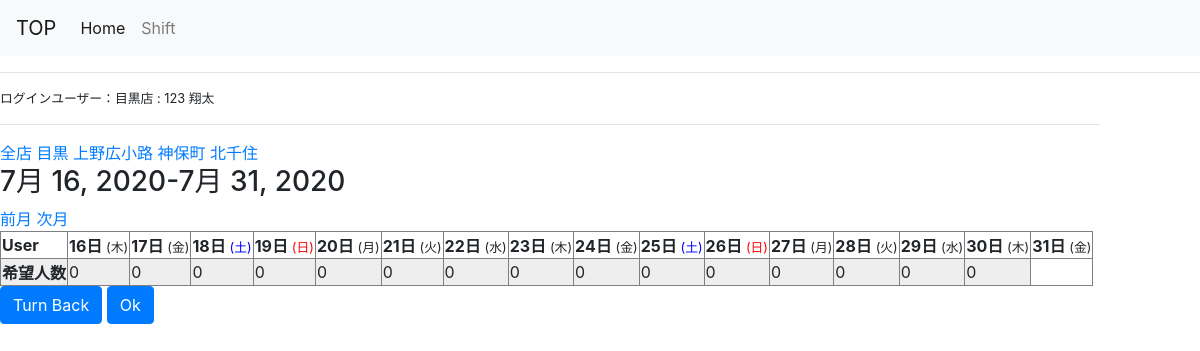
Before: /shop/1/shopshift_list/ (signed in) with the older database file.
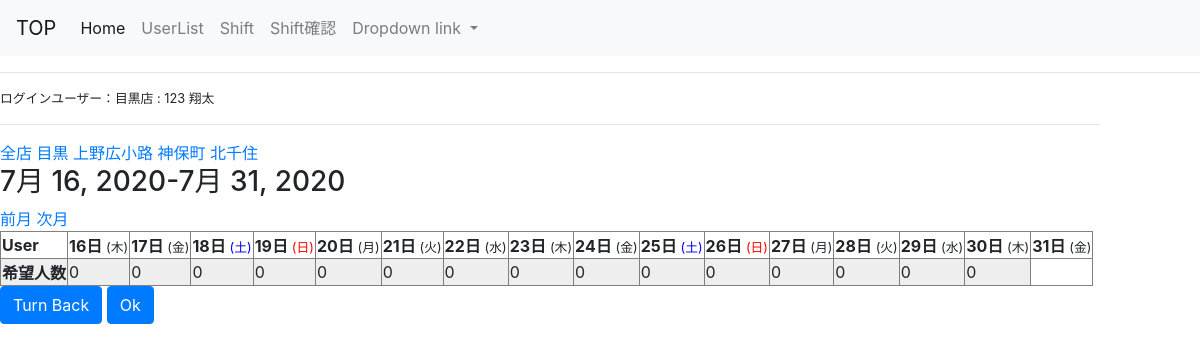
After: the same page with the newer database file.
### register/models.py (models this page shows, shortened)
class User(AbstractBaseUser, PermissionsMixin):
    email = models.EmailField(_('email address'), unique=True)
    first_name = models.CharField(_('first name'), max_length=30, blank=True)
    last_name = models.CharField(_('last name'), max_length=150, blank=True)
    is_staff = models.BooleanField(
        _('staff status'),
        default=False,
        help_text=_(
            'Designates whether the user can log into this admin site.'),
    )
    is_active = models.BooleanField(
        _('active'),
        default=True,
        help_text=_(
            'Designates whether this user should be treated as active. '
            'Unselect this instead of deleting accounts.'
        ),
    )
    date_joined = models.DateTimeField(_('date joined'), default=timezone.now)
    objects = CustomUserManager()
    EMAIL_FIELD = 'email'
    USERNAME_FIELD = 'email'
    REQUIRED_FIELDS = []
    class Meta:
        verbose_name = _('user')
        verbose_name_plural = _('users')

class Shops(models.Model):
    SHOP_CHOICES = (
    ('1', '目黒'),
    ('2', '狛江'),
    ('3', '神保町'),
    ('4', '上野広小路'),
    ('5', '北千住'),)
    shop = models.CharField("店舗", max_length=3,choices=SHOP_CHOICES, blank=True,default=1)
    user = models.OneToOneField(settings.AUTH_USER_MODEL,on_delete=models.CASCADE,)
    def __str__(self):
        return self.shop

### app/views.py (the view)
# urls.py: path('shop/<int:shops_pk>/shopshift_list/', views.ShopShiftList.as_view(), name='shopshift_list'),
class ShopShiftList(mixins.ShopShiftWithScheduleMixin, generic.TemplateView):
    model = Schedule
    template_name = 'app/shopshift_list.html'
    date_field = 'date'
    def get_context_data(self, **kwargs):
        context = super().get_context_data(**kwargs)
        shop = get_object_or_404(Shops, pk=self.kwargs['shops_pk'])
        context['shops']= User.objects.filter(shops__shop=shop)
        calendar_context = self.get_week_calendar()
        context.update(calendar_context)
        return context

### app/mixins.py (called while the page is built)
    def setup_calendar(self):
        self._calendar = calendar.Calendar(self.first_weekday)

    def get_previous_week(self, date):
        if date.month == 1 and date.day ==16:
            return date.replace(year=date.year-1, month=12,day=16)
        if date.month == 1 and date.day ==1:
            return date.replace(year=date.year-1, month=12,day=1)
        if date.day == 16:
            return date.replace(month =date.month -1 ,day = 16)
        if date.day == 1:
            return date.replace(month =date.month -1 ,day = 1)

    def name(self):
        weekname=['月','火','水','木','金','土','日']
        name=[]
        week=[]
        day = self.get_week_days()
        for l in day:
            name.append(l.weekday())
        for nn in name:
            week.append(weekname[nn])
        return week

    def get_week_calendar(self):
        calendar_context = super().get_week_calendar()
        calendar_context['df'] = self.get_week_schedules(
            calendar_context['week_first'],
            calendar_context['week_last'],
            calendar_context['week_days']
        )
        return calendar_context

### app/templates/app/shopshift_list.html (shortened to what this page needs)
{% extends "register/base.html" %}
{% block content %}
{% load static %}
<a href="{% url 'app:shift_list' %}" >全店</a>
<a href="{% url 'app:shopshift_list' 1 %}" >目黒</a>
<a href="{% url 'app:shopshift_list' 7 %}">上野広小路</a>
<a href="{% url 'app:shopshift_list' 4 %}">神保町</a>
<a href="{% url 'app:shopshift_list' 8 %}">北千住</a><br>
<h3>{{ week_first}}-{{ week_last }}</h3>
<a href="{% url 'app:shift_list'  week_previous.year week_previous.month week_previous.day %}">前月</a>
<a href="{% url 'app:shift_list'  week_next.year week_next.month week_previous.day %}">次月</a>
<table border="1">
    <th>User</th>
    {% for day in df %}
    <th>{{day | date:"j" }}日 {% if day|date:"D" == "日" %}
        <small>
            <span style="color: #F00;">({{ day | date:"D" }})</span>
        </small></td>
        {% elif day|date:"D" == "土" %}
        <small>
            <span style="color:#0000FF">({{ day | date:"D" }})</span>
        </small></td>
        {% else %}
        <small>
        ({{ day|date:"D" }})
    </small></td>
       {% endif %}{% endfor %}
    {% for index,row in df.iterrows %}
    {% if index == "希望人数" %}
    <tr>
        <th bgcolor="#EEEEEE">{{index}}</th>
        <td  bgcolor="#EEEEEE">{{row.0}}</td>
        <td  bgcolor="#EEEEEE">{{row.1}}</td>
        <td  bgcolor="#EEEEEE">{{row.2}}</td>
        <td  bgcolor="#EEEEEE">{{row.3}}</td>
        <td  bgcolor="#EEEEEE">{{row.4}}</td>
        <td  bgcolor="#EEEEEE">{{row.5}}</td>
        <td  bgcolor="#EEEEEE">{{row.6}}</td>
        <td  bgcolor="#EEEEEE">{{row.7}}</td>
        <td  bgcolor="#EEEEEE">{{row.8}}</td>
        <td  bgcolor="#EEEEEE">{{row.9}}</td>
        <td  bgcolor="#EEEEEE">{{row.10}}</td>
        <td  bgcolor="#EEEEEE">{{row.11}}</td>
        <td  bgcolor="#EEEEEE">{{row.12}}</td>
        <td  bgcolor="#EEEEEE">{{row.13}}</td>
        <td  bgcolor="#EEEEEE">{{row.14}}</td>
    </tr>
{% endif %}
{% endfor %}
</table>
        <a href="{% url 'app:month_with_forms' user.pk %}" >
        <button type="submit" class="btn btn-primary">Turn Back</button></a>
        <a href="{% url 'register:top' %}" >
            <button type="submit" class="btn btn-primary">Ok</button></a>
{% endblock %}

### register/templates/register/base.html (shortened to what this page needs)
{% load static %}
<head>
    <link rel="stylesheet" href="https://stackpath.bootstrapcdn.com/bootstrap/4.3.1/css/bootstrap.min.css">
<head>
  {% if user.is_superuser %}
    <nav class="navbar navbar-expand-lg navbar-light bg-light">
        <a class="navbar-brand" href="#">TOP</a>
        <div class="collapse navbar-collapse" id="navbarNavDropdown">
          <ul class="navbar-nav">
            <li class="nav-item active">
              <a class="nav-link" href="{% url 'register:top' %}">Home <span class="sr-only">(current)</span></a>
            </li>
            <li class="nav-item">
              <a class="nav-link" href="{% url 'register:user_list'%}">UserList</a>
            </li>
            <li class="nav-item">
              <a class="nav-link" href="{% url 'app:month_with_forms' user.pk  %}">Shift</a>
            </li>
            <li class="nav-item">
              <a class="nav-link" href="{% url 'app:shift_list' %}">Shift確認</a>
            </li>
            <li class="nav-item dropdown">
              <a class="nav-link dropdown-toggle" href="#" id="navbarDropdownMenuLink" role="button" data-toggle="dropdown" aria-haspopup="true" aria-expanded="false">
                Dropdown link
              </a>
              </li>
              </ul>
        </div>
      </nav><hr>
      <div class="mgr-10"><small>ログインユーザー：{{user.shops.get_shop_display}}店&nbsp;:&nbsp;{{ user.last_name }}&nbsp;{{user.first_name}}</small><hr></div>
  {% else %}
  <nav class="navbar navbar-expand-lg navbar-light bg-light">
    <a class="navbar-brand" href="#">TOP</a>
    <div class="collapse navbar-collapse" id="navbarNavDropdown">
      <ul class="navbar-nav">
        <li class="nav-item active">
          <a class="nav-link" href="{% url 'register:top' %}">Home <span class="sr-only">(current)</span></a>
        </li>
        <li class="nav-item">
          <a class="nav-link" href="{% url 'app:month_with_forms' user.pk  %}">Shift</a>
        </li>
          </div></li>
  </nav><hr>
  <div class="mgr-10"><small>ログインユーザー：{{user.shops.get_shop_display}}店&nbsp;:&nbsp;{{ user.last_name }}&nbsp;{{user.first_name}}</small><hr></div>
      {% endif %}
        {% block content %}{% endblock %}</div>
</html>

Changed rows visible on the page:
changed User "翔太": is_superuser False → True (drawn)
Other visible differences:
text now shown: "UserList Shift確認 Dropdown link"
